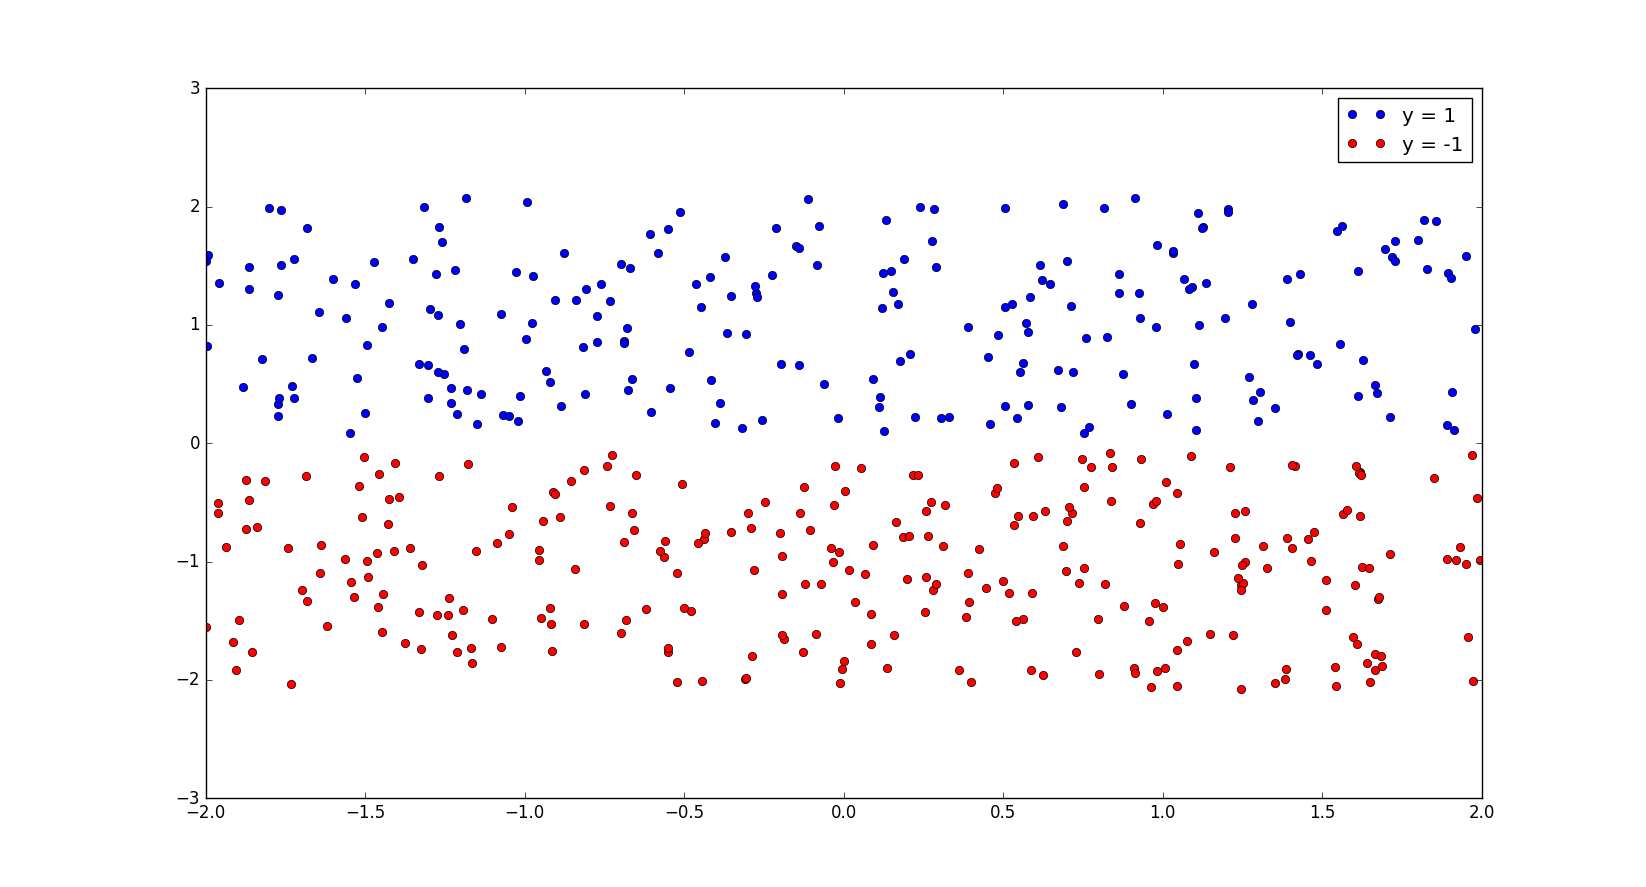

Write Python code to recreate this figure.
import numpy as np
import matplotlib.pyplot as plt
import pandas as pd
import matplotlib.pyplot as plt

#import data
df_X = pd.read_csv('Xsvm.csv',header=None)
df_Y = pd.read_csv('ysvm.csv',header=None)
train_X = np.array(df_X,dtype=np.float64)

Y = np.array(df_Y,dtype=np.float64)
flag1=0

for i in range (0,train_X.shape[0]):
	if Y[i]==1:
		flag1=flag1+1

class1=np.zeros(([flag1,2]))
class2=np.zeros(([500-flag1,2]))
k=0
l=0
for i in range(0,train_X.shape[0]):
	if Y[i]==1:
		class1[k][0]=train_X[i][0]
		class1[k][1]=train_X[i][1]
		k=k+1
	else:
		class2[l][0]=train_X[i][0]
		class2[l][1]=train_X[i][1]
		l=l+1

plt.plot(class1[:,0],class1[:,1],'o',class2[:,0],class2[:,1],'ro')
plt.legend(['y = 1', 'y = -1'], loc='best')
plt.show()
